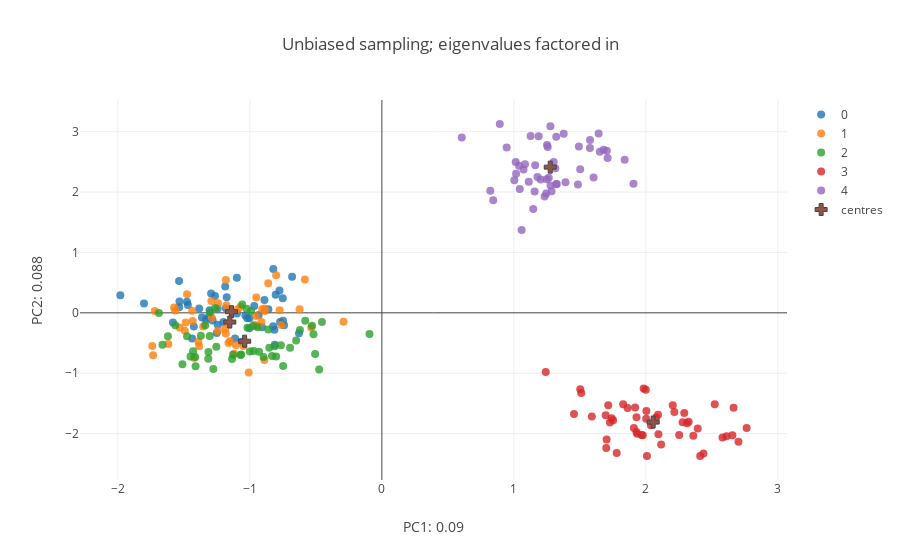

Notebook cell for this chart:
### Markdown cell above
We can compare this output with what we would have gotten from sampling equally across our selected vectors:

### Code cell
#### Selecting new, equal sample sizes but derive haplotypes from the same frequency vectors.

Sizes= [50,50,50,50,50]
labels= np.repeat(np.array([x for x in range(N_pops)]),Sizes)

data= []

for k in range(N_pops):
    
    probs= vector_lib[Pops[k],:]
    
    m= Sizes[k]
    Haps= [[np.random.choice([1,0],p= [1-probs[x],probs[x]]) for x in range(L)] for acc in range(m)]
    
    data.extend(Haps)

data= np.array(data)


#### clalculate pairwise genetic distances
iugen_unbiased= np.triu_indices(data.shape[0],1)

unbias_gen_diffs= pairwise_distances(data,metric= pairwise_gen)
unbias_gen_diffs= np.array(unbias_gen_diffs)

unbias_gen_diffs= unbias_gen_diffs[iugen_unbiased]

### perform PCA

n_comp = 3

pca = PCA(n_components=n_comp, whiten=False,svd_solver='randomized').fit(data)

features= pca.transform(data)# * pca.explained_variance_ratio_

var_comps= pca.explained_variance_ratio_
print("; ".join(['PC{0}: {1}'.format(x+1,round(var_comps[x],3)) for x in range(n_comp)]))
print(features.shape)


#### Calculate centroids of labelled data in feature space.
unbias_centroids= [np.mean(features[[y for y in range(features.shape[0]) if labels[y] == z],:],axis= 0) for z in range(N_pops)]
unbias_centroids= np.array(unbias_centroids)


#### Plot projections + Centroids.

fig_data= [go.Scatter(
        x = features[[x for x in range(sum(Sizes)) if labels[x] == i],0],
        y = features[[x for x in range(sum(Sizes)) if labels[x] == i],1],
        type='scatter',
        mode= "markers",
        marker= {
        'line': {'width': 0},
        'size': 8,
        'symbol': 'circle',
      "opacity": .8
      },
      name= str(i)
    ) for i in range(N_pops)]


fig_data.append(
    go.Scatter(
        x= unbias_centroids[:,0],
        y= unbias_centroids[:,1],
        type= 'scatter',
        mode= 'markers',
        name= 'centres',
        marker= {
        'line': {'width': 1},
        'size': 10,
        'symbol': 'cross'
        }
    )
)

layout = go.Layout(
    title= 'Unbiased sampling; eigenvalues factored in',
    yaxis=dict(
        title='PC2: {}'.format(round(var_comps[1],3))),
    xaxis=dict(
    title= 'PC1: {}'.format(round(var_comps[0],3))),
)

fig = go.Figure(data=fig_data, layout=layout)
iplot(fig)

### Figure 1 — Plotly figure (JSON) as saved in the notebook; plotly's stock layout.template omitted (floating-point values rounded to 4 significant figures)
{"data": [{"marker": {"line": {"width": 0}, "opacity": 0.8, "size": 8, "symbol": "circle"}, "mode": "markers", "name": "0", "type": "scatter", "x": [-0.6802, -0.8111, -1.251, -1.305, -0.7714, -1.112, -1.243, -0.8137, -1.098, -1.384, -0.8895, -1.363, -0.741, -0.7506, -1.282, -0.8235, -1.535, -0.7755, -1.293, -1.181, -1.187, -1.244, -0.8223, -1.2, -1.175, -1.533, -1.476, -1.002, -0.9666, -1.098, -0.9332, -0.9074, -1.314, -1.469, -1.02, -1.062, -1.332, -1.981, -0.8598, -0.8046, -1.536, -1.264, -1.034, -1.802, -0.6278, -1.424, -1.003, -1.437, -1.583, -0.7484], "y": [0.5972, -0.5273, -0.3354, 0.04211, -0.1525, -0.425, -0.1962, -0.2796, 0.5826, 0.07156, 0.2129, -0.07778, -0.2075, 0.2418, -0.1254, -0.2225, 0.09414, 0.371, 0.3219, 0.07416, 0.4369, 0.07091, 0.7257, -0.1509, 0.2568, 0.1865, 0.1845, -0.08754, 0.1145, -0.01237, -0.03496, -0.2374, -0.07341, 0.1319, -0.08882, -0.4793, -0.1135, 0.2928, 0.06038, 0.3005, 0.5276, 0.2781, -0.04538, 0.1562, -0.3385, -0.2248, -0.2549, -0.4235, -0.1607, -0.1304]}, {"marker": {"line": {"width": 0}, "opacity": 0.8, "size": 8, "symbol": "circle"}, "mode": "markers", "name": "1", "type": "scatter", "x": [-1.739, -1.243, -0.5833, -1.188, -1.433, -1.182, -1.384, -0.7619, -1.72, -1.162, -0.9116, -1.182, -0.9509, -1.437, -0.8851, -1.149, -1.422, -1.533, -1.617, -0.5345, -0.9065, -1.492, -1.486, -1.574, -1.105, -1.476, -1.164, -0.775, -0.2907, -1.564, -1.353, -0.9646, -1.049, -1.291, -1.288, -1.178, -0.8609, -1.12, -0.9521, -1.009, -1.093, -0.6231, -0.9399, -0.8894, -0.8008, -1.241, -1.071, -1.733, -1.39, -0.8898], "y": [-0.5502, -0.2997, 0.5504, -0.2737, -0.1345, -0.3422, -0.553, -0.2011, 0.02932, -0.4979, -0.1528, 0.5451, 0.2527, 0.03427, 0.0324, -0.4651, -0.7492, -0.2438, -0.5149, -0.243, 0.05953, -0.2984, -0.1595, 0.08885, -0.5326, 0.3091, -0.184, 0.04216, -0.1468, 0.03979, -0.2279, -0.1968, -0.5504, 0.1956, -0.08162, 0.1263, 0.4895, -0.6786, -0.05023, -0.9865, 0.05951, 0.06009, -0.2181, 0.0722, 0.6233, 0.16, 0.1018, -0.7042, -0.4803, -0.7816]}, {"marker": {"line": {"width": 0}, "opacity": 0.8, "size": 8, "symbol": "circle"}, "mode": "markers", "name": "2", "type": "scatter", "x": [-0.6953, -1.43, -0.765, -0.09382, -1.371, -1.263, -0.8963, -1.414, -0.5805, -0.9757, -1.018, -0.9723, -1.135, -1.45, -0.4538, -1.662, -1.07, -0.5056, -1.565, -0.9416, -1.058, -0.8125, -1.511, -0.6494, -1.254, -1.301, -1.024, -1.476, -1.127, -0.8003, -0.8321, -0.475, -1.621, -1.304, -1.314, -0.8604, -0.5178, -1.338, -1.065, -0.9908, -0.5291, -1.0, -0.7482, -1.315, -1.277, -0.6204, -0.8526, -1.689, -0.9305, -1.411], "y": [-0.5784, -0.6377, -0.5385, -0.3486, -0.3779, 0.08176, -0.7293, -0.7299, -0.1315, -0.2199, -0.245, -0.6334, -0.7656, -0.7222, -0.1534, -0.5278, -0.6972, -0.6832, -0.2046, -0.2367, 0.139, -0.5551, -0.8506, -0.4582, -0.5634, 0.01007, 0.06764, -0.3889, -0.6938, -0.7248, -0.7162, -0.937, -0.3878, -0.3852, -0.6473, -0.2765, -0.3551, -0.2056, -0.6909, 0.03185, -0.2126, -0.6387, -0.8807, -0.7599, -0.9318, -0.2828, -0.5786, -0.003461, -0.6427, -0.8828]}, {"marker": {"line": {"width": 0}, "opacity": 0.8, "size": 8, "symbol": "circle"}, "mode": "markers", "name": "3", "type": "scatter", "x": [2.252, 2.115, 1.752, 2.002, 2.61, 2.311, 1.779, 1.51, 1.727, 1.928, 1.934, 2.392, 1.241, 1.929, 2.29, 1.983, 1.695, 1.715, 2.004, 2.58, 2.215, 1.999, 1.827, 1.861, 2.092, 2.436, 2.203, 1.74, 2.763, 1.918, 1.702, 1.455, 1.909, 1.7, 1.976, 2.701, 2.077, 1.59, 2.278, 1.502, 2.655, 2.359, 2.324, 2.008, 2.664, 2.411, 2.038, 2.095, 2.521, 1.967], "y": [-2.023, -2.181, -1.779, -1.753, -2.042, -1.828, -2.321, -1.327, -1.816, -1.974, -2.004, -1.913, -0.9775, -1.73, -1.657, -1.254, -1.694, -1.529, -1.624, -2.062, -1.643, -1.274, -1.515, -1.575, -1.687, -2.328, -1.53, -1.745, -1.908, -1.566, -2.097, -1.676, -1.906, -2.237, -2.028, -2.133, -1.734, -1.717, -1.813, -1.266, -2.026, -2.034, -1.802, -2.37, -1.571, -2.37, -1.861, -2.012, -1.515, -2.024]}, {"marker": {"line": {"width": 0}, "opacity": 0.8, "size": 8, "symbol": "circle"}, "mode": "markers", "name": "4", "type": "scatter", "x": [1.251, 1.113, 1.157, 1.245, 1.084, 1.301, 0.8212, 1.161, 1.391, 1.325, 1.233, 1.502, 1.147, 1.256, 1.073, 1.277, 0.8931, 1.285, 1.277, 1.014, 1.003, 0.9452, 0.8436, 1.313, 1.71, 1.039, 1.377, 1.839, 1.485, 1.704, 1.188, 0.6051, 1.32, 1.321, 1.264, 1.492, 1.248, 1.017, 1.906, 1.603, 1.044, 1.679, 1.059, 1.127, 1.576, 1.651, 1.178, 1.577, 1.202, 1.642], "y": [2.781, 2.171, 2.011, 1.976, 2.461, 2.498, 2.023, 2.444, 2.164, 2.132, 1.925, 2.379, 1.721, 2.747, 2.372, 2.108, 3.127, 2.013, 3.088, 2.498, 2.195, 2.736, 1.864, 2.396, 2.566, 2.435, 2.965, 2.533, 2.126, 2.684, 2.925, 2.904, 2.13, 2.916, 2.237, 2.755, 2.213, 2.302, 2.136, 2.24, 2.051, 2.701, 1.37, 2.929, 2.728, 2.665, 2.25, 2.861, 2.21, 2.97]}, {"marker": {"line": {"width": 1}, "size": 10, "symbol": "cross"}, "mode": "markers", "name": "centres", "type": "scatter", "x": [-1.139, -1.152, -1.039, 2.055, 1.275], "y": [0.01855, -0.1525, -0.4696, -1.809, 2.413]}], "layout": {"title": "Unbiased sampling; eigenvalues factored in", "xaxis": {"title": "PC1: 0.09"}, "yaxis": {"title": "PC2: 0.088"}}}
